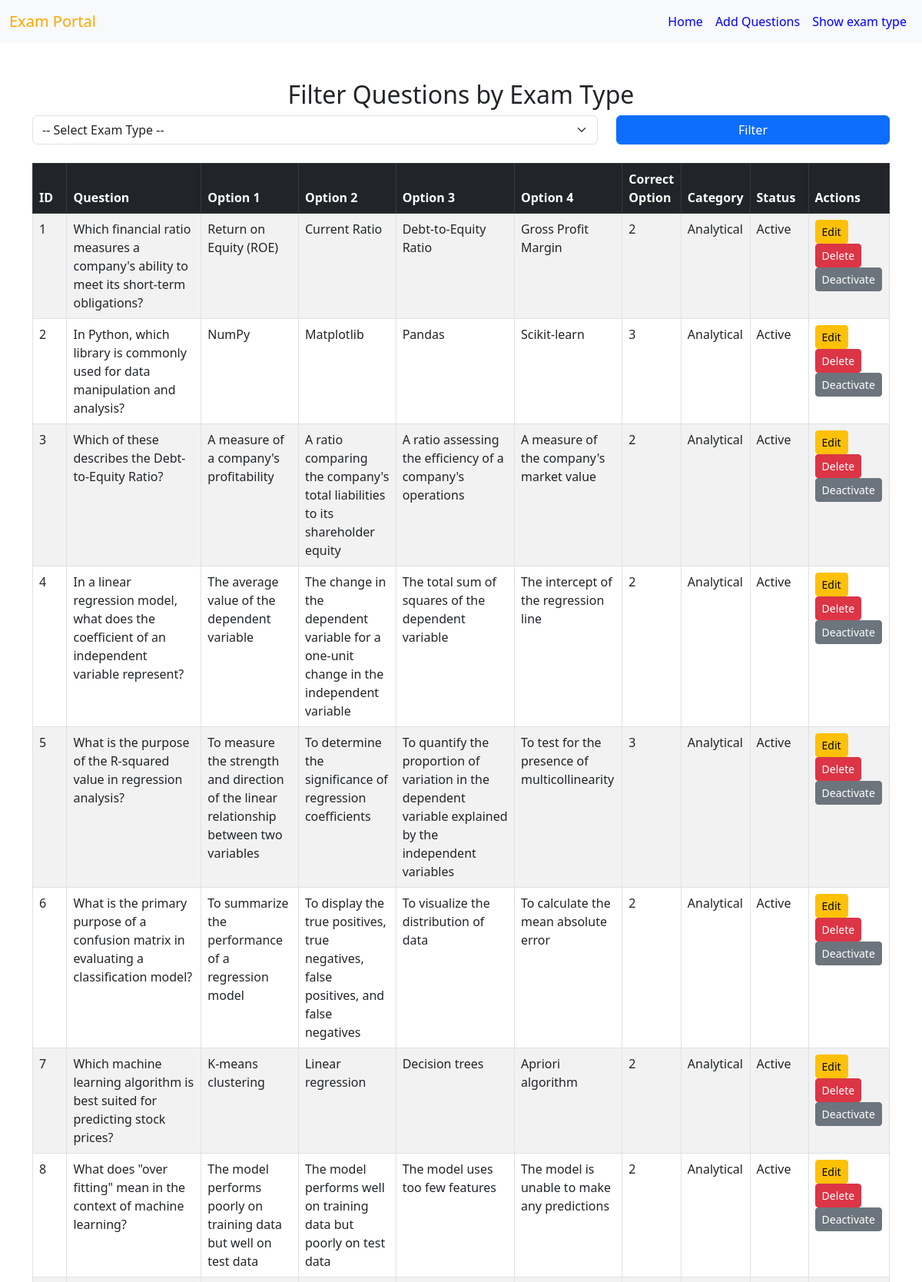
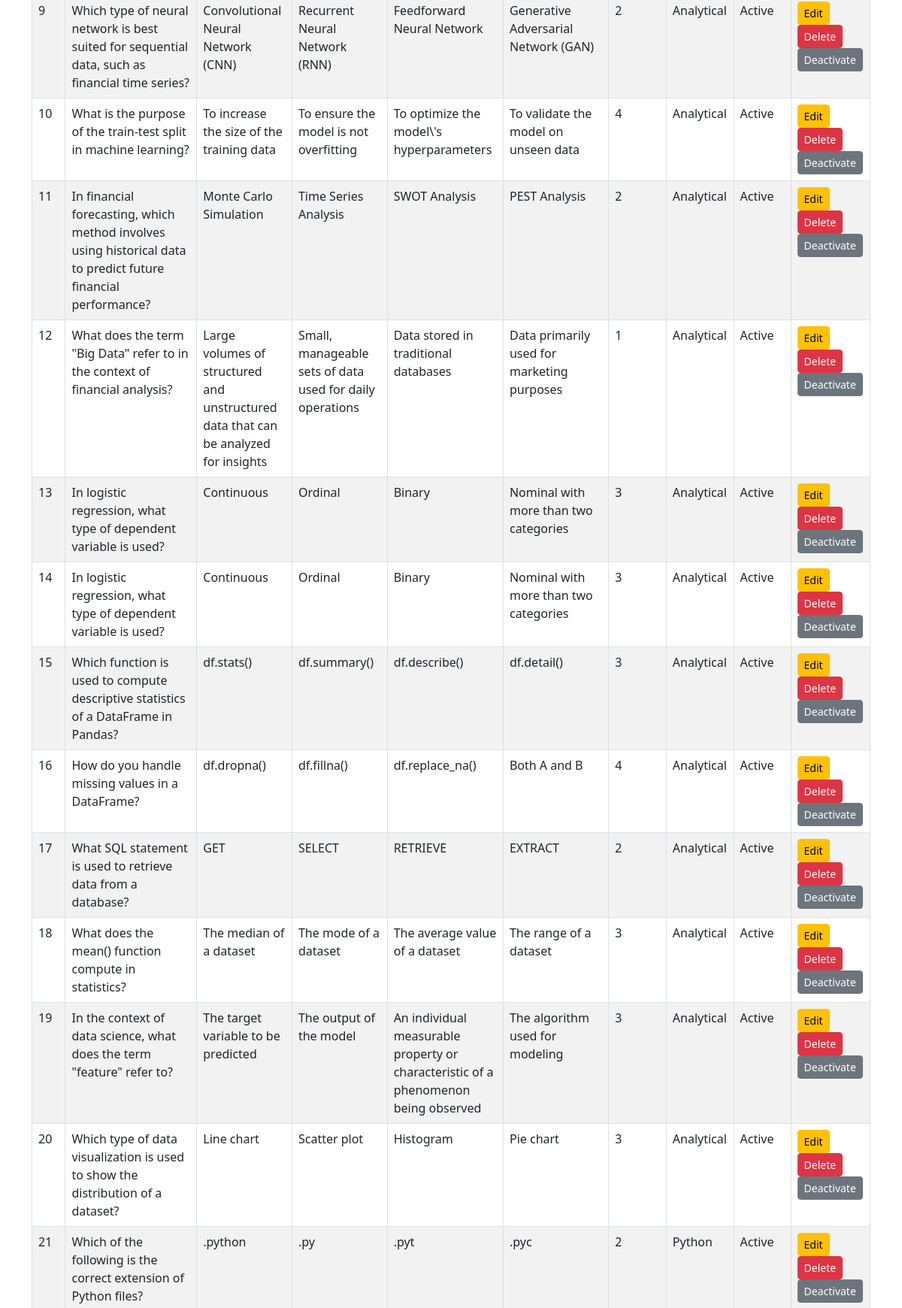
The page /Show_question.php (upper part) on the database its author committed (2 pictures, top to bottom).
### tables this page shows
CREATE TABLE `questions` (
  `id` int(11) NOT NULL,
  `exam_type` text DEFAULT NULL,
  `question` text DEFAULT NULL,
  `option1` varchar(255) DEFAULT NULL,
  `option2` varchar(255) DEFAULT NULL,
  `option3` varchar(255) DEFAULT NULL,
  `option4` varchar(255) DEFAULT NULL,
  `correct_option` int(11) DEFAULT NULL,
  `level` int(2) NOT NULL,
  `status` int(6) NOT NULL DEFAULT 1
);

### Show_question.php (the view, shortened to what this page needs)
<?php
include 'conn.php';
$query = "SELECT * FROM questions";
$questions = $conn->query($query);
?>
<!DOCTYPE html>
<html>
<head>
    <link rel="stylesheet" href="https://cdnjs.cloudflare.com/ajax/libs/bootstrap/5.3.0/css/bootstrap.min.css">
</head>
<body>
<nav class="navbar navbar-expand-lg navbar-light bg-light">
    <div class="container-fluid">
        <a class="navbar-brand" style="color: orange;" href="#">Exam Portal</a>
        <div class="collapse navbar-collapse" id="navbarNav">
            <ul class="navbar-nav ms-auto">
            <li class="nav-item">
                    <a class="nav-link" style="color: blue;" href="show_candidate.php">Home</a>
                </li>
                <li class="nav-item">
                    <a class="nav-link" style="color: blue;" href="add_question.php">Add Questions</a>
                </li>
                <li class="nav-item">
                    <a class="nav-link" style="color: blue;" href="show_exam_type.php">Show exam type</a>
                </li>
            </ul>
        </div>
    </div>
</nav>
<div class="container mt-5">
    <h2 class="text-center">Filter Questions by Exam Type</h2>
    <form method="GET" class="mb-4">
        <div class="row">
            <div class="col-md-8">
                <select name="exam_type" class="form-select" onchange="this.form.submit()">
                    <option value="">-- Select Exam Type --</option>
                </select>
            </div>
            <div class="col-md-4">
                <button type="submit" class="btn btn-primary w-100">Filter</button>
            </div>
        </div>
    </form>
    <table class="table table-bordered table-striped">
        <thead class="table-dark">
            <tr>
                <th>ID</th>
                <th>Question</th>
                <th>Option 1</th>
                <th>Option 2</th>
                <th>Option 3</th>
                <th>Option 4</th>
                <th>Correct Option</th>
                <th>Category</th>
                <th>Status</th>
                <th>Actions</th>
            </tr>
        </thead>
        <tbody>
            <?php
            if ($questions->num_rows > 0) {
                while ($row = $questions->fetch_assoc()) { ?>
                    <tr>
                        <td><?php echo $row['id']; ?></td>
                        <td><?php echo htmlspecialchars($row['question']); ?></td>
                        <td><?php echo htmlspecialchars($row['option1']); ?></td>
                        <td><?php echo htmlspecialchars($row['option2']); ?></td>
                        <td><?php echo htmlspecialchars($row['option3']); ?></td>
                        <td><?php echo htmlspecialchars($row['option4']); ?></td>
                        <td><?php echo htmlspecialchars($row['correct_option']); ?></td>
                        <td><?php echo htmlspecialchars($row['exam_type']); ?></td>
                        <td><?php echo $row['status'] == 1 ? 'Active' : 'Inactive'; ?></td>
                        <td>
                            <a href="edit_question.php?id=<?php echo $row['id']; ?>" class="btn btn-warning btn-sm">Edit</a>
                            <a href="?delete_id=<?php echo $row['id']; ?>" class="btn btn-danger btn-sm" onclick="return confirm('Are you sure?')">Delete</a>
                            <a href="?toggle_id=<?php echo $row['id']; ?>" class="btn btn-secondary btn-sm">
                                <?php echo $row['status'] == 1 ? 'Deactivate' : 'Activate'; ?>
                            </a>
                        </td>
                    </tr>
                <?php }
            } else { ?>
                <tr>
                    <td colspan="10" class="text-center">No questions found for the selected exam type</td>
                </tr>
            <?php } ?>
        </tbody>
    </table>
</div>
</body>
</html>

### rows shown on the page
questions: id "1", question "Which financial ratio measures a company's ability to meet its short-term obligations?", option1 "Return on Equity (ROE)", option2 "Current Ratio", option3 "Debt-to-Equity Ratio", option4 "Gross Profit Margin", correct_option "2", exam_type "Analytical", status "Active"
questions: id "2", question "In Python, which library is commonly used for data manipulation and analysis?", option1 "NumPy", option2 "Matplotlib", option3 "Pandas", option4 "Scikit-learn", correct_option "3", exam_type "Analytical", status "Active"
questions: id "3", question "Which of these describes the Debt-to-Equity Ratio?", option1 "A measure of a company's profitability", option2 "A ratio comparing the company's total liabilities to its shareholder equity", option3 "A ratio assessing the efficiency of a company's operations", option4 "A measure of the company's market value", correct_option "2", exam_type "Analytical", status "Active"
questions: id "4", question "In a linear regression model, what does the coefficient of an independent variable represent?", option1 "The average value of the dependent variable", option2 "The change in the dependent variable for a one-unit change in the independent variable", option3 "The total sum of squares of the dependent variable", option4 "The intercept of the regression line", correct_option "2", exam_type "Analytical", status "Active"
questions: id "5", question "What is the purpose of the R-squared value in regression analysis?", option1 "To measure the strength and direction of the linear relationship between two variables", option2 "To determine the significance of regression coefficients", option3 "To quantify the proportion of variation in the dependent variable explained by the independent variables", option4 "To test for the presence of multicollinearity", correct_option "3", exam_type "Analytical", status "Active"
questions: id "6", question "What is the primary purpose of a confusion matrix in evaluating a classification model?", option1 "To summarize the performance of a regression model", option2 "To display the true positives, true negatives, false positives, and false negatives", option3 "To visualize the distribution of data", option4 "To calculate the mean absolute error", correct_option "2", exam_type "Analytical", status "Active"
questions: id "7", question "Which machine learning algorithm is best suited for predicting stock prices?", option1 "K-means clustering", option2 "Linear regression", option3 "Decision trees", option4 "Apriori algorithm", correct_option "2", exam_type "Analytical", status "Active"
questions: id "8", question "What does \"over fitting\" mean in the context of machine learning?", option1 "The model performs poorly on training data but well on test data", option2 "The model performs well on training data but poorly on test data", option3 "The model uses too few features", option4 "The model is unable to make any predictions", correct_option "2", exam_type "Analytical", status "Active"
questions: id "9", question "Which type of neural network is best suited for sequential data, such as financial time series?", option1 "Convolutional Neural Network (CNN)", option2 "Recurrent Neural Network (RNN)", option3 "Feedforward Neural Network", option4 "Generative Adversarial Network (GAN)", correct_option "2", exam_type "Analytical", status "Active"
questions: id "10", question "What is the purpose of the train-test split in machine learning?", option1 "To increase the size of the training data", option2 "To ensure the model is not overfitting", option3 "To optimize the model\\'s hyperparameters", option4 "To validate the model on unseen data", correct_option "4", exam_type "Analytical", status "Active"
questions: id "11", question "In financial forecasting, which method involves using historical data to predict future financial performance?", option1 "Monte Carlo Simulation", option2 "Time Series Analysis", option3 "SWOT Analysis", option4 "PEST Analysis", correct_option "2", exam_type "Analytical", status "Active"
questions: id "12", question "What does the term \"Big Data\" refer to in the context of financial analysis?", option1 "Large volumes of structured and unstructured data that can be analyzed for insights", option2 "Small, manageable sets of data used for daily operations", option3 "Data stored in traditional databases", option4 "Data primarily used for marketing purposes", correct_option "1", exam_type "Analytical", status "Active"
questions: id "13", question "In logistic regression, what type of dependent variable is used?", option1 "Continuous", option2 "Ordinal", option3 "Binary", option4 "Nominal with more than two categories", correct_option "3", exam_type "Analytical", status "Active"
questions: id "14", question "In logistic regression, what type of dependent variable is used?", option1 "Continuous", option2 "Ordinal", option3 "Binary", option4 "Nominal with more than two categories", correct_option "3", exam_type "Analytical", status "Active"
questions: id "15", question "Which function is used to compute descriptive statistics of a DataFrame in Pandas?", option1 "df.stats()", option2 "df.summary()", option3 "df.describe()", option4 "df.detail()", correct_option "3", exam_type "Analytical", status "Active"
questions: id "16", question "How do you handle missing values in a DataFrame?", option1 "df.dropna()", option2 "df.fillna()", option3 "df.replace_na()", option4 "Both A and B", correct_option "4", exam_type "Analytical", status "Active"
questions: id "17", question "What SQL statement is used to retrieve data from a database?", option1 "GET", option2 "SELECT", option3 "RETRIEVE", option4 "EXTRACT", correct_option "2", exam_type "Analytical", status "Active"
questions: id "18", question "What does the mean() function compute in statistics?", option1 "The median of a dataset", option2 "The mode of a dataset", option3 "The average value of a dataset", option4 "The range of a dataset", correct_option "3", exam_type "Analytical", status "Active"
questions: id "19", question "In the context of data science, what does the term \"feature\" refer to?", option1 "The target variable to be predicted", option2 "The output of the model", option3 "An individual measurable property or characteristic of a phenomenon being observed", option4 "The algorithm used for modeling", correct_option "3", exam_type "Analytical", status "Active"
questions: id "20", question "Which type of data visualization is used to show the distribution of a dataset?", option1 "Line chart", option2 "Scatter plot", option3 "Histogram", option4 "Pie chart", correct_option "3", exam_type "Analytical", status "Active"
questions: id "21", question "Which of the following is the correct extension of Python files?", option1 ".python", option2 ".py", option3 ".pyt", option4 ".pyc", correct_option "2", exam_type "Python", status "Active"
